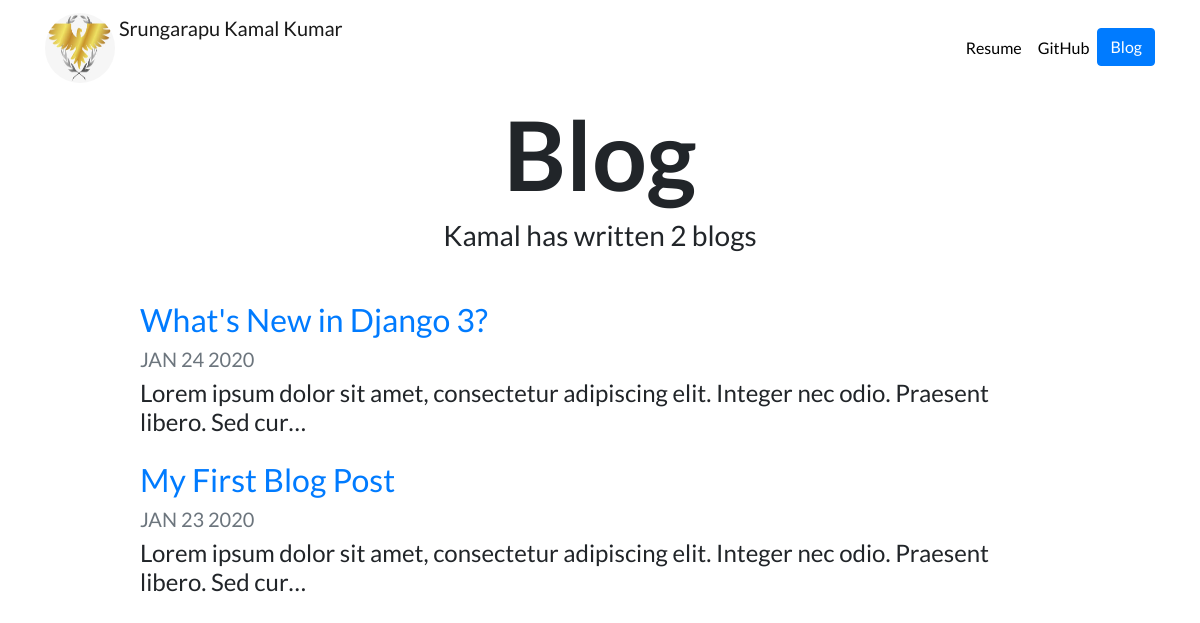
/blog/, run on an earlier commit of the app's database.
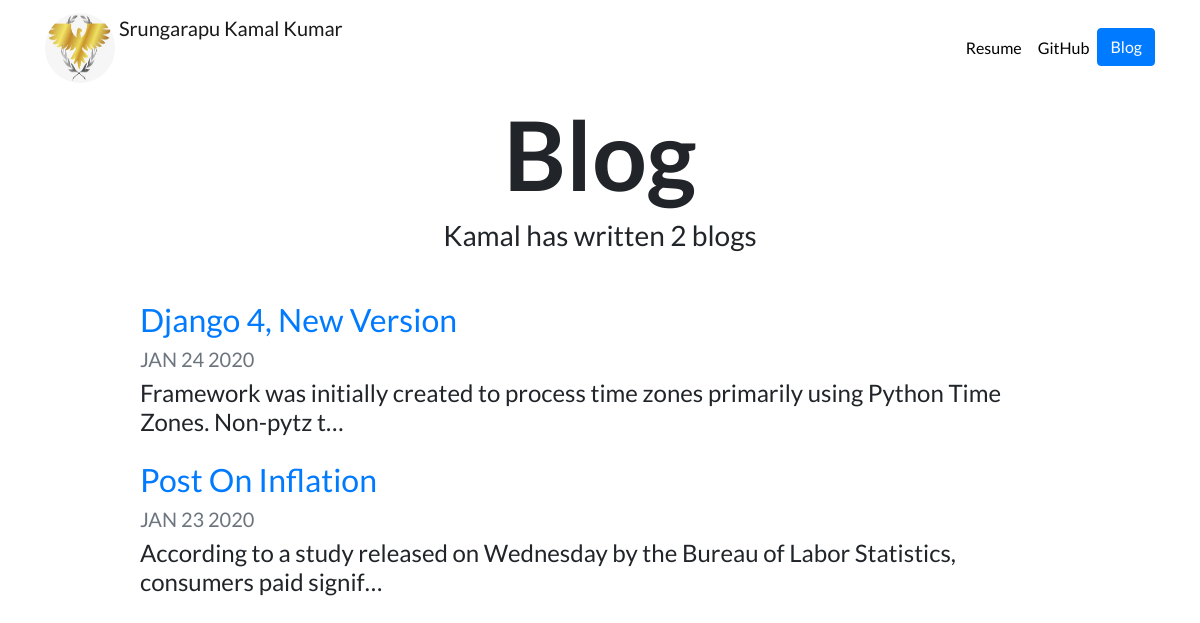
And on a later commit of the database.
### blog/models.py (models this page shows, shortened)
class Blog(models.Model):
    title = models.CharField(max_length=200)
    description = models.TextField()
    date = models.DateField()

### blog/views.py (the view)
# urls.py: path('', views.all_blogs, name='all_blogs'),
def all_blogs(request):
    blogs = Blog.objects.order_by('-date')
    return render(request, 'blog/all_blogs.html', {'blogs':blogs})

### blog/templates/blog/all_blogs.html
{% extends "portfolio/base.html" %}
{% load static %}
{% block content %}
<h1 id="blogtitle" class="font-weight-bold text-center">Blog</h1>
<h3 class="text-center mb-5">Kamal has written {{ blogs.count }} blog{{ blogs.count|pluralize }}</h3>
{% for blog in blogs %}
<div class="row justify-content-center my-3">
  <div class="col-md-10">
    <a href="{% url 'blog:detail' blog.id %}">
      <h2>{{ blog.title }}</h2>
    </a>
    <h5 class="text-muted">{{ blog.date|date:'M d Y'|upper }}</h5>
    <h4>{{ blog.description|striptags|truncatechars:100 }}</h4>
  </div>
</div>
{% endfor %}
{% endblock %}

What changed in the data, as far as the page shows it:
changed Blog: title "What's New in Django 3?" → "Django 4, New Version"; description "Lorem ipsum dolor sit amet, consectetur adipiscing elit. Integer nec odio. Praesent libero. Sed cur…" → "Framework was initially created to process time zones primarily using Python Time Zones. Non-pytz t…"
changed Blog: title "My First Blog Post" → "Post On Inflation"; description "Lorem ipsum dolor sit amet, consectetur adipiscing elit. Integer nec odio. Praesent libero. Sed cur…" → "According to a study released on Wednesday by the Bureau of Labor Statistics, consumers paid signif…"
